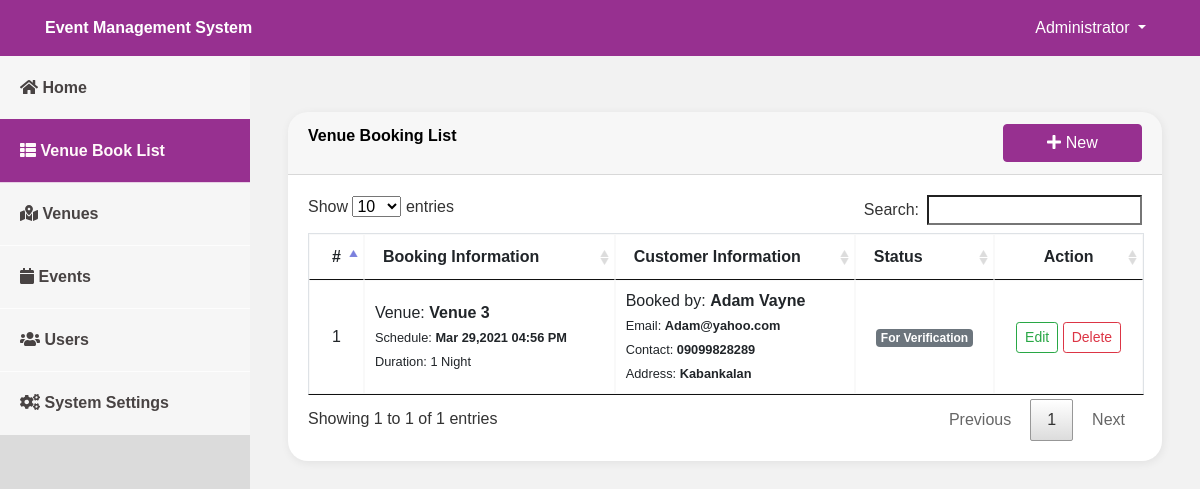
Page /admin/index.php?page=booking (signed in) on the earlier database version.
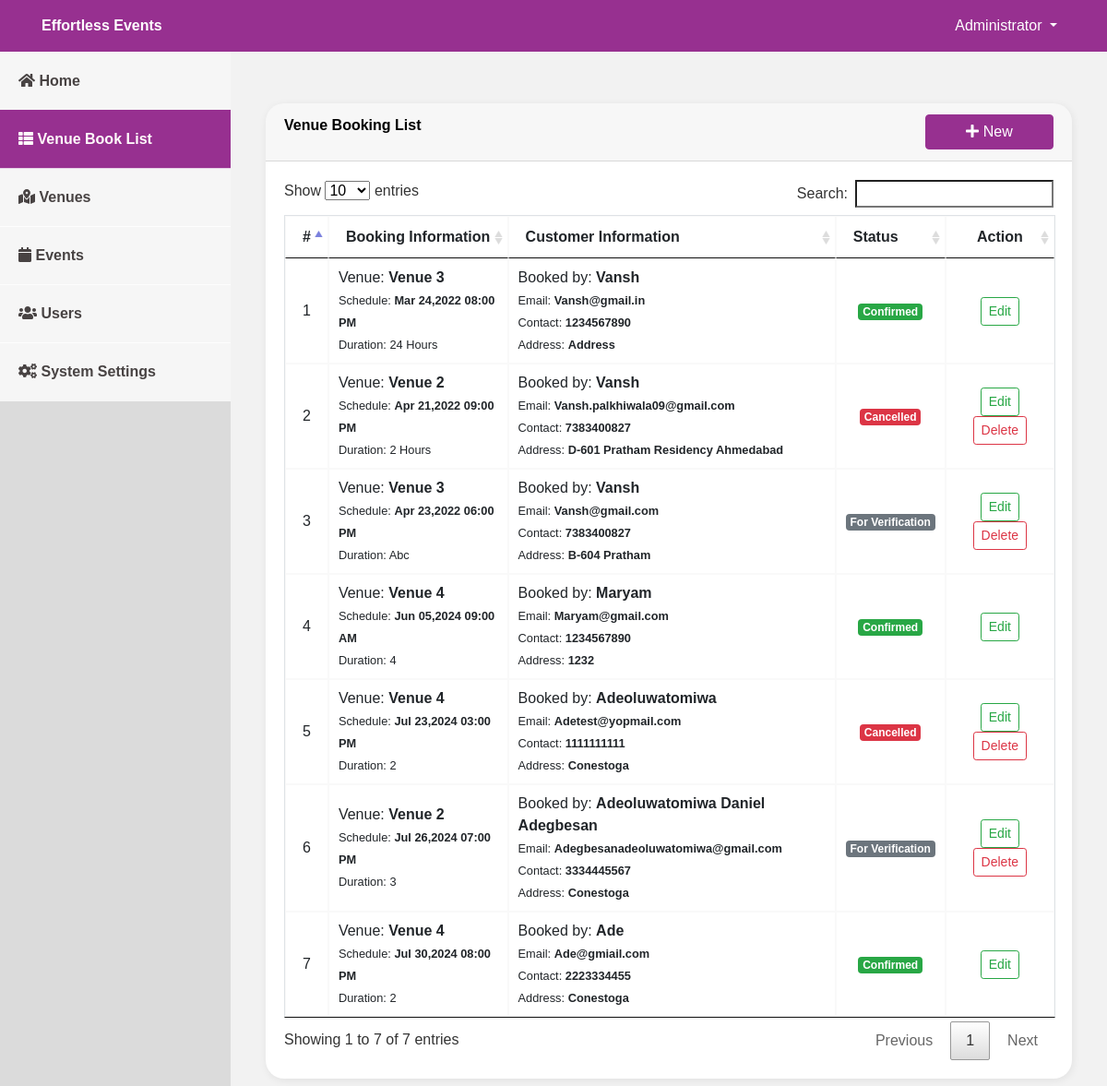
Same page on the later database version.
### tables this page shows
CREATE TABLE `venue_booking` (
  `id` int(30) NOT NULL,
  `name` text NOT NULL,
  `address` text NOT NULL,
  `email` varchar(100) NOT NULL,
  `contact` varchar(100) NOT NULL,
  `venue_id` int(30) NOT NULL,
  `duration` varchar(100) NOT NULL,
  `datetime` datetime NOT NULL,
  `status` tinyint(1) NOT NULL DEFAULT 0 COMMENT '0-for verification,1=confirmed,2=canceled'
);

CREATE TABLE `venue` (
  `id` int(30) NOT NULL,
  `venue` text NOT NULL,
  `address` text NOT NULL,
  `description` text NOT NULL,
  `rate` float NOT NULL
);

### admin/booking.php (the view, shortened to what this page needs)
<?php include('db_connect.php'); ?>
<div class="container-fluid">
    <div class="col-lg-12">
        <div class="row">
            <div class="col-md-12">
                <div class="card">
                    <div class="card-header">
                        <b>Venue Booking List</b>
                        <span class="">
                            <button class="btn btn-theme btn-block btn-md col-sm-2 float-right" type="button" id="new_book">
                                <i class="fa fa-plus"></i> New
                            </button>
                        </span>
                    </div>
                    <div class="card-body">
                        <table class="table table-bordered table-condensed table-hover">
                            <thead>
                                <tr>
                                    <th class="text-center">#</th>
                                    <th class="">Booking Information</th>
                                    <th class="">Customer Information</th>
                                    <th class="">Status</th>
                                    <th class="text-center">Action</th>
                                </tr>
                            </thead>
                            <tbody>
                                <?php
                                $i = 1;
                                $booking = $conn->query("SELECT b.*, v.venue FROM venue_booking b INNER JOIN venue v ON v.id = b.venue_id ORDER BY b.created_at DESC");
                                while($row=$booking->fetch_assoc()):
                                ?>
                                <tr>
                                    <td class="text-center"><?php echo $i++ ?></td>
                                    <td class="">
                                         <p>Venue: <b><?php echo ucwords($row['venue']) ?></b></p>
                                         <p><small>Schedule: <b><?php echo date("M d,Y h:i A", strtotime($row['datetime'])) ?></b></small></p>
                                         <p><small>Duration: <?php echo ucwords($row['duration']) ?></small></p>
                                    </td>
                                    <td class="">
                                         <p>Booked by: <b><?php echo  ucwords($row['name']) ?></b></p>
                                         <p><small>Email: <b><?php echo  ucwords($row['email']) ?></b></small></p>
                                         <p><small>Contact: <b><?php echo  ucwords($row['contact']) ?></b></small></p>
                                         <p><small>Address: <b><?php echo  ucwords($row['address']) ?></b></small></p>
                                    </td>
                                    <td class="text-center">
                                         <?php if($row['status'] == 0): ?>
                                            <span class="badge badge-secondary">For Verification</span>
                                         <?php elseif($row['status'] == 1): ?>
                                            <span class="badge badge-success">Confirmed</span>
                                        <?php elseif($row['status'] == 2): ?>
                                            <span class="badge badge-danger">Cancelled</span>
                                         <?php endif; ?>
                                    </td>
                                    <td class="text-center">
                                        <button class="btn btn-sm btn-outline-success edit_book" type="button" data-id="<?php echo $row['id'] ?>" >Edit</button>
                                        <?php if(in_array($row['status'], array(0, 2))): ?>
                                        <button class="btn btn-sm btn-outline-danger delete_book" type="button" data-id="<?php echo $row['id'] ?>">Delete</button>
                                         <?php endif; ?>
                                    </td>
                                </tr>
                                <?php endwhile; ?>
                            </tbody>
                        </table>
                    </div>
                </div>
            </div>
        </div>
    </div>
</div>

### admin/index.php (shortened to what this page needs)
<!DOCTYPE html>
<html lang="en">
<head>
    <?php
 include('./header.php');
 ?>
</head>
<body>
    <?php include 'topbar.php' ?>
    <?php include 'navbar.php' ?>
    <main id="view-panel">
        <?php $page = isset($_GET['page']) ? $_GET['page'] :'home'; ?>
        <?php include $page.'.php' ?>
    </main>
</body>
</html>

### admin/header.php (shortened to what this page needs)
  <link rel="stylesheet" href="assets/font-awesome/css/all.min.css">
<link href="assets/vendor/bootstrap/css/bootstrap.min.css" rel="stylesheet">
<link href="assets/vendor/icofont/icofont.min.css" rel="stylesheet">
<link href="assets/vendor/boxicons/css/boxicons.min.css" rel="stylesheet">
<link href="assets/vendor/venobox/venobox.css" rel="stylesheet">
<link href="assets/vendor/animate.css/animate.min.css" rel="stylesheet">
<link href="assets/vendor/remixicon/remixicon.css" rel="stylesheet">
<link href="assets/vendor/owl.carousel/assets/owl.carousel.min.css" rel="stylesheet">
<link href="assets/vendor/bootstrap-datepicker/css/bootstrap-datepicker.min.css" rel="stylesheet">
<link href="assets/DataTables/datatables.min.css" rel="stylesheet">
<link href="assets/css/jquery.datetimepicker.min.css" rel="stylesheet">
<link href="assets/css/select2.min.css" rel="stylesheet">
<link href="assets/css/style.css" rel="stylesheet">
<link type="text/css" rel="stylesheet" href="assets/css/jquery-te-1.4.0.css">

### admin/topbar.php (shortened to what this page needs)
<nav class="navbar navbar-light fixed-top bg-theme" style="padding:0;min-height: 3.5rem">
    <div class="container-fluid mt-2 mb-2">
        <div class="col-lg-12">
            <div class="col-md-4 float-left text-white">
                <large><b><?php echo isset($_SESSION['system']['name']) ? $_SESSION['system']['name'] : '' ?></b>
                </large>
            </div>
            <div class="float-right">
                <div class=" dropdown mr-4">
                    <a href="#" class="text-white dropdown-toggle" id="account_settings" data-toggle="dropdown"
                        aria-haspopup="true" aria-expanded="false"><?php echo $_SESSION['login_name'] ?> </a>
                </div>
            </div>
        </div>
</nav>

### admin/navbar.php (shortened to what this page needs)
<nav id="sidebar" class='mx-lt-5'>
    <div class="sidebar-list">
        <a href="index.php?page=home" class="nav-item nav-home"><span class='icon-field'><i
                    class="fa fa-home"></i></span> Home</a>
        <a href="index.php?page=booking" class="nav-item nav-booking"><span class='icon-field'><i
                    class="fa fa-th-list"></i></span> Venue Book List</a>
        <a href="index.php?page=venue" class="nav-item nav-venue"><span class='icon-field'><i
                    class="fa fa-map-marked-alt"></i></span> Venues</a>
        <a href="index.php?page=events" class="nav-item nav-events"><span class='icon-field'><i
                    class="fa fa-calendar"></i></span> Events</a>
        </div>
        <?php if($_SESSION['login_type'] == 1): ?>
        <a href="index.php?page=users" class="nav-item nav-users"><span class='icon-field'><i
                    class="fa fa-users"></i></span> Users</a>
        <a href="index.php?page=site_settings" class="nav-item nav-site_settings"><span class='icon-field'><i
                    class="fa fa-cogs"></i></span> System Settings</a>
        <?php endif; ?>
</nav>

### admin/assets/css/style.css (style rules this page uses)
body { font-family: "Montserrat", sans-serif; color: #000; width: 100%; height: calc(100%); }
a { color: #1977cc; }
nav#sidebar { height: calc(100%); position: fixed; z-index: 99; left: 0; width: 250px; background-repeat: no-repeat; background-size: cover;background-color: #dbdbdb; }
a.nav-item { position: relative; display: block; padding: 20px; margin-bottom: -1px; background-color: #ffffffc4; color: #484343; font-weight: 600; }
a.nav-item:hover, .nav-item.active { background-color: #973090; color: #fffafa; }
main#view-panel { margin-left: 250px; width:calc(100% - 250px); margin-top: 3.5rem; padding: .5em }
.card { box-shadow: 1px 2px 10px #00000012;border: none;border-radius: 20px; }
.card-header:first-child { border-radius: 20px 20px 0 0; }
.btn-theme { background-color: #973090;border-color: #973090;color: #fff; }
.bg-theme { background-color: #973090 !important; }
.table-bordered td, .table-bordered th { border: 1px solid #f9f9f9; }

### admin/index.php (style rules this page uses)
body { background: #f2f2f2; }

### admin/booking.php (style rules this page uses)
td { vertical-align: middle !important; }
td p { margin: unset }

Differences in the rows shown:
removed venue_booking: venue.venue "Venue 3", datetime "Mar 29,2021 04:56 PM", duration "1 Night", name "Adam Vayne", email "Adam@yahoo.com", contact "09099828289", address "Kabankalan", status "For Verification"
added venue_booking: venue.venue "Venue 3", datetime "Mar 24,2022 08:00 PM", duration "24 Hours", name "Vansh", email "Vansh@gmail.in", contact "1234567890", address "Address", status "Confirmed"
added venue_booking: venue.venue "Venue 2", datetime "Apr 21,2022 09:00 PM", duration "2 Hours", name "Vansh", email "Vansh.palkhiwala09@gmail.com", contact "7383400827", address "D-601 Pratham Residency Ahmedabad", status "Cancelled"
added venue_booking: venue.venue "Venue 3", datetime "Apr 23,2022 06:00 PM", duration "Abc", name "Vansh", email "Vansh@gmail.com", contact "7383400827", address "B-604 Pratham", status "For Verification"
added venue_booking: venue.venue "Venue 4", datetime "Jun 05,2024 09:00 AM", duration "4", name "Maryam", email "Maryam@gmail.com", contact "1234567890", address "1232", status "Confirmed"
added venue_booking: venue.venue "Venue 4", datetime "Jul 23,2024 03:00 PM", duration "2", name "Adeoluwatomiwa", email "Adetest@yopmail.com", contact "1111111111", address "Conestoga", status "Cancelled"
added venue_booking: venue.venue "Venue 2", datetime "Jul 26,2024 07:00 PM", duration "3", name "Adeoluwatomiwa Daniel Adegbesan", email "Adegbesanadeoluwatomiwa@gmail.com", contact "3334445567", address "Conestoga", status "For Verification"
added venue_booking: venue.venue "Venue 4", datetime "Jul 30,2024 08:00 PM", duration "2", name "Ade", email "Ade@gmiail.com", contact "2223334455", address "Conestoga", status "Confirmed"
Other differences:
$_SESSION['system']['name']: "Event Management System" → "Effortless Events"
text written by a page script: "Show entries Search: Showing 1 to 1 of 1 entries Previous 1 Next" → "Show entries Search: Showing 1 to 7 of 7 entries Previous 1 Next"
